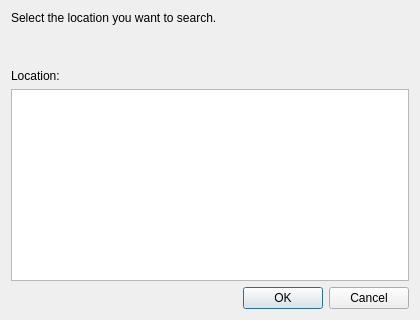
<?xml version="1.0" encoding="UTF-8"?>
<ui version="4.0">
 <class>Form</class>
 <widget class="QWidget" name="Form">
  <property name="geometry">
   <rect>
    <x>0</x>
    <y>0</y>
    <width>423</width>
    <height>0</height>
   </rect>
  </property>
  <property name="windowTitle">
   <string>Form</string>
  </property>
  <layout class="QGridLayout" name="gridLayout">
   <item row="0" column="0">
    <widget class="QLabel" name="label">
     <property name="text">
      <string>Select the location you want to search.</string>
     </property>
    </widget>
   </item>
   <item row="1" column="0">
    <spacer name="verticalSpacer">
     <property name="orientation">
      <enum>Qt::Vertical</enum>
     </property>
     <property name="sizeHint" stdset="0">
      <size>
       <width>398</width>
       <height>38</height>
      </size>
     </property>
    </spacer>
   </item>
   <item row="2" column="0">
    <widget class="QLabel" name="label_2">
     <property name="text">
      <string>Location:</string>
     </property>
    </widget>
   </item>
   <item row="3" column="0">
    <widget class="QTreeView" name="treeView"/>
   </item>
   <item row="4" column="0">
    <widget class="QDialogButtonBox" name="dialogButtonBox">
     <property name="standardButtons">
      <set>QDialogButtonBox::Cancel|QDialogButtonBox::Ok</set>
     </property>
    </widget>
   </item>
  </layout>
 </widget>
 <resources/>
 <connections/>
</ui>
